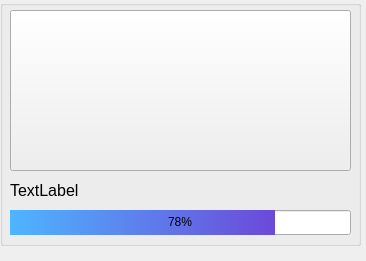
<?xml version="1.0" encoding="UTF-8"?>
<ui version="4.0">
 <class>MyWidget</class>
 <widget class="QWidget" name="MyWidget">
  <property name="geometry">
   <rect>
    <x>0</x>
    <y>0</y>
    <width>366</width>
    <height>261</height>
   </rect>
  </property>
  <property name="sizePolicy">
   <sizepolicy hsizetype="Preferred" vsizetype="Preferred">
    <horstretch>0</horstretch>
    <verstretch>0</verstretch>
   </sizepolicy>
  </property>
  <property name="minimumSize">
   <size>
    <width>365</width>
    <height>261</height>
   </size>
  </property>
  <property name="maximumSize">
   <size>
    <width>367</width>
    <height>263</height>
   </size>
  </property>
  <property name="windowTitle">
   <string>Form</string>
  </property>
  <widget class="QGroupBox" name="groupBox">
   <property name="geometry">
    <rect>
     <x>0</x>
     <y>0</y>
     <width>361</width>
     <height>246</height>
    </rect>
   </property>
   <property name="title">
    <string/>
   </property>
   <widget class="QPushButton" name="CourseButtonIMG">
    <property name="geometry">
     <rect>
      <x>10</x>
      <y>10</y>
      <width>341</width>
      <height>161</height>
     </rect>
    </property>
    <property name="sizePolicy">
     <sizepolicy hsizetype="Preferred" vsizetype="Preferred">
      <horstretch>0</horstretch>
      <verstretch>0</verstretch>
     </sizepolicy>
    </property>
    <property name="minimumSize">
     <size>
      <width>280</width>
      <height>140</height>
     </size>
    </property>
    <property name="maximumSize">
     <size>
      <width>2820</width>
      <height>1420</height>
     </size>
    </property>
    <property name="text">
     <string/>
    </property>
    <property name="iconSize">
     <size>
      <width>250</width>
      <height>140</height>
     </size>
    </property>
   </widget>
   <widget class="QLabel" name="CourseName">
    <property name="geometry">
     <rect>
      <x>10</x>
      <y>180</y>
      <width>341</width>
      <height>21</height>
     </rect>
    </property>
    <property name="font">
     <font>
      <pointsize>12</pointsize>
     </font>
    </property>
    <property name="text">
     <string>TextLabel</string>
    </property>
   </widget>
   <widget class="QPushButton" name="ProgressbarButton">
    <property name="geometry">
     <rect>
      <x>10</x>
      <y>210</y>
      <width>341</width>
      <height>25</height>
     </rect>
    </property>
    <property name="styleSheet">
     <string notr="true">background-color : rgba(255, 255, 255, 0);
border: none;</string>
    </property>
    <property name="text">
     <string/>
    </property>
   </widget>
   <widget class="QProgressBar" name="progressBar">
    <property name="geometry">
     <rect>
      <x>10</x>
      <y>210</y>
      <width>341</width>
      <height>25</height>
     </rect>
    </property>
    <property name="styleSheet">
     <string notr="true">QProgressBar::chunk {
	
	background-color: qlineargradient(spread:pad, x1:0, y1:0, x2:1, y2:0, stop:0 rgba(78, 181, 255, 255), stop:1 rgba(108, 73, 217, 255));
}</string>
    </property>
    <property name="value">
     <number>78</number>
    </property>
    <property name="alignment">
     <set>Qt::AlignCenter</set>
    </property>
   </widget>
  </widget>
 </widget>
 <resources/>
 <connections/>
</ui>
